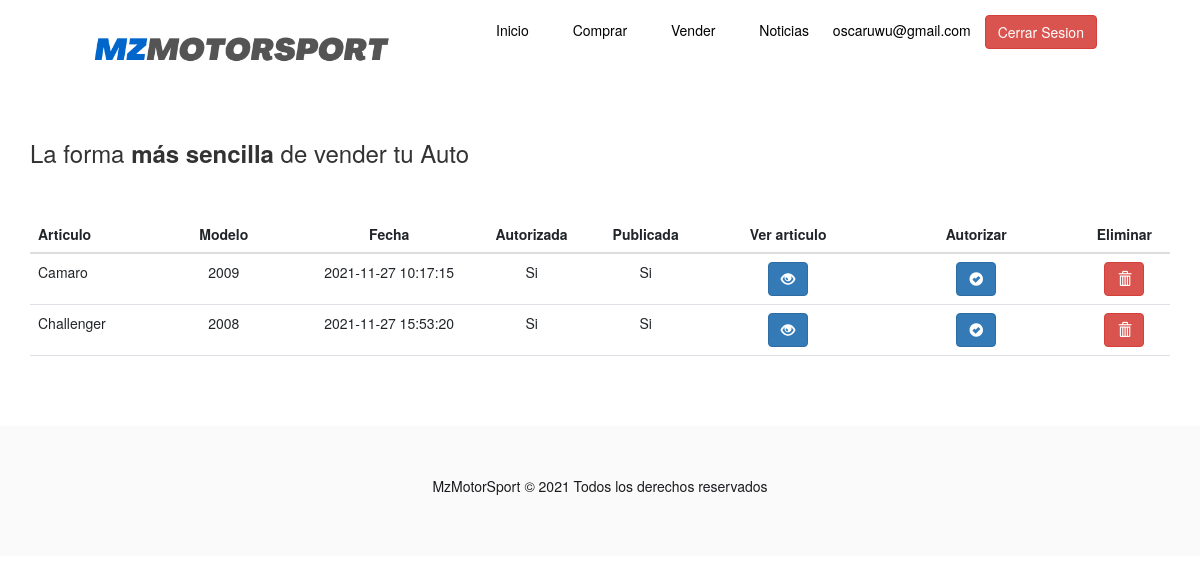
The app's page /personal/personal_portada.php (signed in), older data.
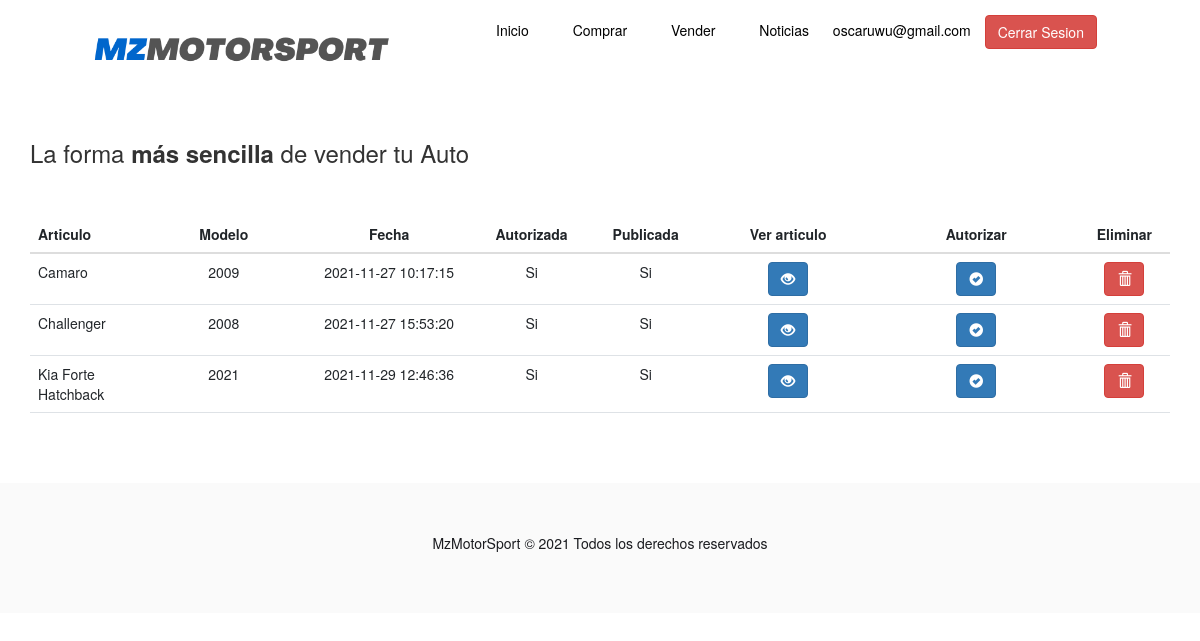
The same page, newer data.
### tables this page shows
CREATE TABLE `autos` (
  `id` int(11) NOT NULL,
  `email_usuario` varchar(30) NOT NULL,
  `articulo` varchar(40) NOT NULL,
  `modelo` varchar(30) NOT NULL,
  `color` varchar(20) NOT NULL,
  `km` varchar(10) NOT NULL,
  `precio` varchar(11) NOT NULL,
  `comentario` varchar(255) NOT NULL,
  `imagen` varchar(60) NOT NULL,
  `fecha` datetime NOT NULL,
  `vendido` varchar(5) NOT NULL,
  `autorizada` varchar(5) NOT NULL
);

### personal/personal_portada.php (the view, shortened to what this page needs)
<!DOCTYPE html>
<html lang="es">
<head>
  <link href='https://unpkg.com/boxicons@2.0.9/css/boxicons.min.css' rel='stylesheet'>
  <link href="https://cdn.jsdelivr.net/npm/bootstrap@5.1.1/dist/css/bootstrap.min.css" rel="stylesheet">
   <link rel="stylesheet" href="../css/styles.css">
  <link rel="stylesheet" href="../bootstrap/css/bootstrap.min.css">
</head>
<body>
<?php
  if(isset($_SESSION['personal_login']))
  {
    global $correo;
    $correo = $_SESSION['personal_login'];
  }
?>
  <header class="herov2">
    <nav class="nav_hero">
      <div class="container nav_container">
        <div class="logo">
          <img class="logo_name" src="../assets/img/MZMOTORSPORTLOGO.png" alt="">
        </div>
        <ul class="links">
          <li class="link-menu-items"><a href="../index.php" class="link">Inicio</a></li>
          <li class="link-menu-items"><a href="../Cauto.php" class="link">Comprar</a></li>
          <li class="link-menu-items"><a href=" Vauto.php" class="link">Vender</a></li>
          <li class="link-menu-items"><a href="#" class="link">Noticias</a></li>
          <?php echo $correo;?>
          <li class="link-menu-items"><a href="../cerrar_sesion.php" class="btn btn-danger">Cerrar Sesion</a></li>
        </ul>
      </div>
    </nav>
</header>
<section class="container">
  <h3>La forma <strong>más sencilla</strong> de vender tu Auto</h3>
  <br><br>
  <table class="table">
    <thead class="table-ligth">
        <tr>
            <th width="10%">Articulo</th>
            <th class="centro">Modelo</th>
            <th class="centro" width="15%">Fecha</th>
            <th class="centro" width="10%">Autorizada</th>
            <th class="centro" width="10%">Publicada</th>
            <th class="centro" width="10%">Ver articulo</th>
            <th class="centro" width="15%">Autorizar</th>
            <th class="centro" width="8%">Eliminar</th>
        </tr>
    </thead>
<?php
  $miconexion = mysqli_connect("localhost", "root", "", "mz_motorsports");
  $query="SELECT * FROM autos";
  if($result_contenido = mysqli_query($miconexion,$query))
  {
  while($row=mysqli_fetch_array($result_contenido))
  {
  ?>
  <tr>
    <td><?php echo $row["articulo"]; ?></td>
    <td class="centro"><?php echo $row['modelo'];?></td>
    <td class="centro"><?php echo $row["fecha"]; ?></td>
    <td class="centro"><?php echo $row["autorizada"]; ?></td>
    <td class="centro"><?php echo $row["vendido"]; ?></td>
    <td class="centro" width="15%">
      <a href="../AutoVentana.php?id=<?php echo $row['id']?>" class = "btn btn-primary" name="btn_borrar_user"><span class="glyphicon glyphicon-eye-open" aria-hidden="true"></a></span>
    </td>
    <td class="centro" width="18%"><a href="autorizar_articulo.php?id=<?php echo $row['id']?>" class = "btn btn-primary" name="btn_borrar_user"><span class="glyphicon glyphicon-ok-sign" aria-hidden="true"></a></span></td>
    <td class="centro" width="8%"><a href="eliminar_articulo.php?id=<?php echo $row['id']?>" class = "btn btn-danger" name="btn_borrar_user"><span class="glyphicon glyphicon-trash" aria-hidden="true"></a></span></td>
  </tr>
  <?php
  }
  }
  ?>
  </table>
</section>
<footer class="footer">
  <div class="container footer_caption">
    <div class="footer_copy">
      <p class=".copyright">MzMotorSport &copy; 2021 Todos los derechos reservados</p>
    </div>
  </div>
</footer>
</body>
</html>

Row changes from the older to the newer data that the page shows:
added autos: articulo "Kia Forte Hatchback", modelo "2021", fecha "2021-11-29 12:46:36", autorizada "Si", vendido "Si"
